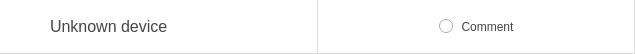
<?xml version="1.0" encoding="UTF-8"?>
<ui version="4.0">
 <class>DeviceWidget</class>
 <widget class="QWidget" name="DeviceWidget">
  <property name="geometry">
   <rect>
    <x>0</x>
    <y>0</y>
    <width>635</width>
    <height>54</height>
   </rect>
  </property>
  <property name="minimumSize">
   <size>
    <width>0</width>
    <height>54</height>
   </size>
  </property>
  <property name="maximumSize">
   <size>
    <width>16777215</width>
    <height>16777215</height>
   </size>
  </property>
  <property name="windowTitle">
   <string>SelectDeviceWidget</string>
  </property>
  <property name="autoFillBackground">
   <bool>false</bool>
  </property>
  <property name="styleSheet">
   <string notr="true">
QWidget
{
	background-color: #fff;
}

QWidget#contentWidget
{
	border: 1px solid #ddd;
}

QWidget:disabled
{
	background-color: #eee;
}

QLabel
{
	font-size: 16px;
	color: #444;
}

QLabel#commentLabel
{
	font-size: 12px;
	color: #444;
}

QLabel#imageLabel {
	border-image: url(:/cpu.png) 0 0 0 0 stretch stretch;
}

QWidget#verticalSpace {
	background-color: #dddddd;
}

QRadioButton::indicator:unchecked {
	max-width: 22px; min-width: 22px;
	max-height: 22px; min-height: 22px;
    border-image: url(:/checkbox_uncheck.png) 0 0 0 0 stretch stretch;
 }

QRadioButton::indicator:checked {
	max-width: 22px; min-width: 22px;
	max-height: 22px; min-height: 22px;
    border-image: url(:/checkbox_check.png) 0 0 0 0 stretch stretch;
 }



</string>
  </property>
  <property name="selectColor" stdset="0">
   <string>#d4eafc</string>
  </property>
  <property name="unselectColor" stdset="0">
   <string>#fff</string>
  </property>
  <layout class="QVBoxLayout" name="verticalLayout_3" stretch="0">
   <property name="spacing">
    <number>0</number>
   </property>
   <property name="leftMargin">
    <number>0</number>
   </property>
   <property name="topMargin">
    <number>0</number>
   </property>
   <property name="rightMargin">
    <number>0</number>
   </property>
   <property name="bottomMargin">
    <number>0</number>
   </property>
   <item>
    <widget class="QWidget" name="contentWidget" native="true">
     <property name="enabled">
      <bool>true</bool>
     </property>
     <property name="sizePolicy">
      <sizepolicy hsizetype="Preferred" vsizetype="Preferred">
       <horstretch>0</horstretch>
       <verstretch>0</verstretch>
      </sizepolicy>
     </property>
     <property name="minimumSize">
      <size>
       <width>0</width>
       <height>52</height>
      </size>
     </property>
     <property name="maximumSize">
      <size>
       <width>16777215</width>
       <height>16777215</height>
      </size>
     </property>
     <layout class="QHBoxLayout" name="horizontalLayout_3" stretch="1,0,1">
      <property name="spacing">
       <number>0</number>
      </property>
      <property name="leftMargin">
       <number>0</number>
      </property>
      <property name="topMargin">
       <number>0</number>
      </property>
      <property name="rightMargin">
       <number>1</number>
      </property>
      <property name="bottomMargin">
       <number>1</number>
      </property>
      <item>
       <widget class="QWidget" name="titleWidget" native="true">
        <layout class="QHBoxLayout" name="horizontalLayout_4">
         <property name="spacing">
          <number>5</number>
         </property>
         <property name="leftMargin">
          <number>5</number>
         </property>
         <property name="topMargin">
          <number>5</number>
         </property>
         <property name="rightMargin">
          <number>20</number>
         </property>
         <property name="bottomMargin">
          <number>5</number>
         </property>
         <item>
          <widget class="QLabel" name="imageLabel">
           <property name="minimumSize">
            <size>
             <width>40</width>
             <height>40</height>
            </size>
           </property>
           <property name="maximumSize">
            <size>
             <width>40</width>
             <height>40</height>
            </size>
           </property>
           <property name="text">
            <string/>
           </property>
           <property name="scaledContents">
            <bool>true</bool>
           </property>
          </widget>
         </item>
         <item>
          <widget class="QLabel" name="deviceNameLabel">
           <property name="text">
            <string>Unknown device</string>
           </property>
           <property name="wordWrap">
            <bool>true</bool>
           </property>
          </widget>
         </item>
        </layout>
       </widget>
      </item>
      <item>
       <widget class="QWidget" name="verticalSpace" native="true">
        <property name="minimumSize">
         <size>
          <width>1</width>
          <height>0</height>
         </size>
        </property>
        <property name="maximumSize">
         <size>
          <width>1</width>
          <height>16777215</height>
         </size>
        </property>
       </widget>
      </item>
      <item>
       <widget class="QWidget" name="checkWidget" native="true">
        <layout class="QHBoxLayout" name="horizontalLayout_2">
         <property name="spacing">
          <number>0</number>
         </property>
         <property name="leftMargin">
          <number>0</number>
         </property>
         <property name="topMargin">
          <number>0</number>
         </property>
         <property name="rightMargin">
          <number>0</number>
         </property>
         <property name="bottomMargin">
          <number>0</number>
         </property>
         <item>
          <spacer name="horizontalSpacer">
           <property name="orientation">
            <enum>Qt::Horizontal</enum>
           </property>
           <property name="sizeHint" stdset="0">
            <size>
             <width>40</width>
             <height>20</height>
            </size>
           </property>
          </spacer>
         </item>
         <item>
          <widget class="QRadioButton" name="radioButton">
           <property name="sizePolicy">
            <sizepolicy hsizetype="Preferred" vsizetype="Preferred">
             <horstretch>0</horstretch>
             <verstretch>0</verstretch>
            </sizepolicy>
           </property>
           <property name="minimumSize">
            <size>
             <width>22</width>
             <height>22</height>
            </size>
           </property>
           <property name="maximumSize">
            <size>
             <width>22</width>
             <height>22</height>
            </size>
           </property>
           <property name="text">
            <string/>
           </property>
           <property name="iconSize">
            <size>
             <width>16</width>
             <height>16</height>
            </size>
           </property>
           <property name="checked">
            <bool>false</bool>
           </property>
          </widget>
         </item>
         <item>
          <widget class="QLabel" name="commentLabel">
           <property name="text">
            <string>Comment</string>
           </property>
           <property name="alignment">
            <set>Qt::AlignCenter</set>
           </property>
           <property name="wordWrap">
            <bool>true</bool>
           </property>
          </widget>
         </item>
         <item>
          <spacer name="horizontalSpacer_2">
           <property name="orientation">
            <enum>Qt::Horizontal</enum>
           </property>
           <property name="sizeHint" stdset="0">
            <size>
             <width>40</width>
             <height>20</height>
            </size>
           </property>
          </spacer>
         </item>
        </layout>
       </widget>
      </item>
     </layout>
    </widget>
   </item>
  </layout>
 </widget>
 <layoutdefault spacing="6" margin="11"/>
 <resources>
  <include location="resources.qrc"/>
 </resources>
 <connections/>
</ui>
